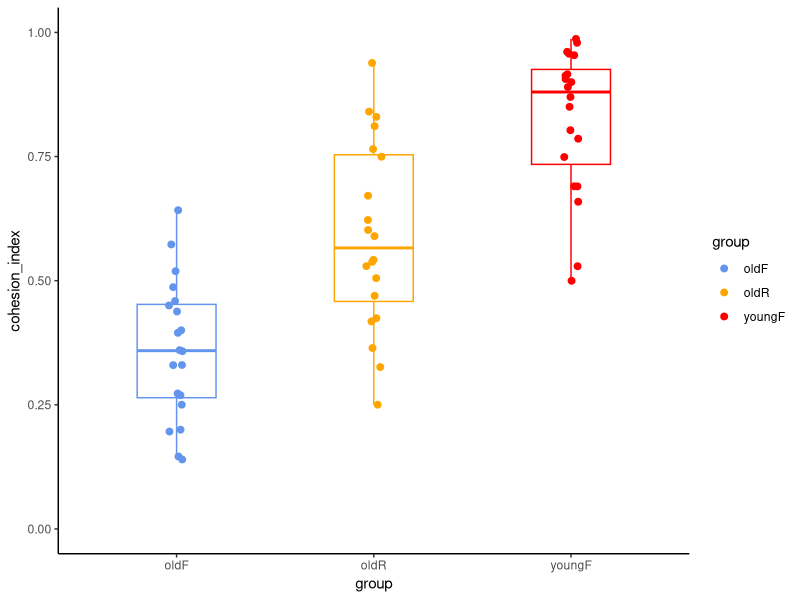

Source code (R):
setwd("/Users/matteorossi/Desktop/")

library(gplots) 
library(ggplot2)

#read table
cohesion<-read.csv("Fig2C_cohesion_index.txt",header=TRUE,sep="")

#
p <- ggplot(cohesion) +
  geom_boxplot(aes(x = group, y = cohesion_index), width = 0.4, color=c("cornflowerblue","orange","red")) +  
  theme(panel.background = element_blank(), axis.line = element_line(colour = "black")) +
  geom_jitter(aes(x = group, y = cohesion_index, color = group), width = 0.04, size = 2) +  
  scale_color_manual(values = c("cornflowerblue", "orange", "red")) +  
  ylim(0, 1)
p


#KRUSKAL-WALLIS TEST
kruskal_result <- kruskal.test(cohesion_index~group, data = cohesion)
kruskal_result


#PAIRWISE WILCOXON TEST
pairwise_result <- pairwise.wilcox.test(
  cohesion$cohesion_index,
  cohesion$group,
  p.adjust.method = "holm",
  paired = FALSE
)

pairwise_result
